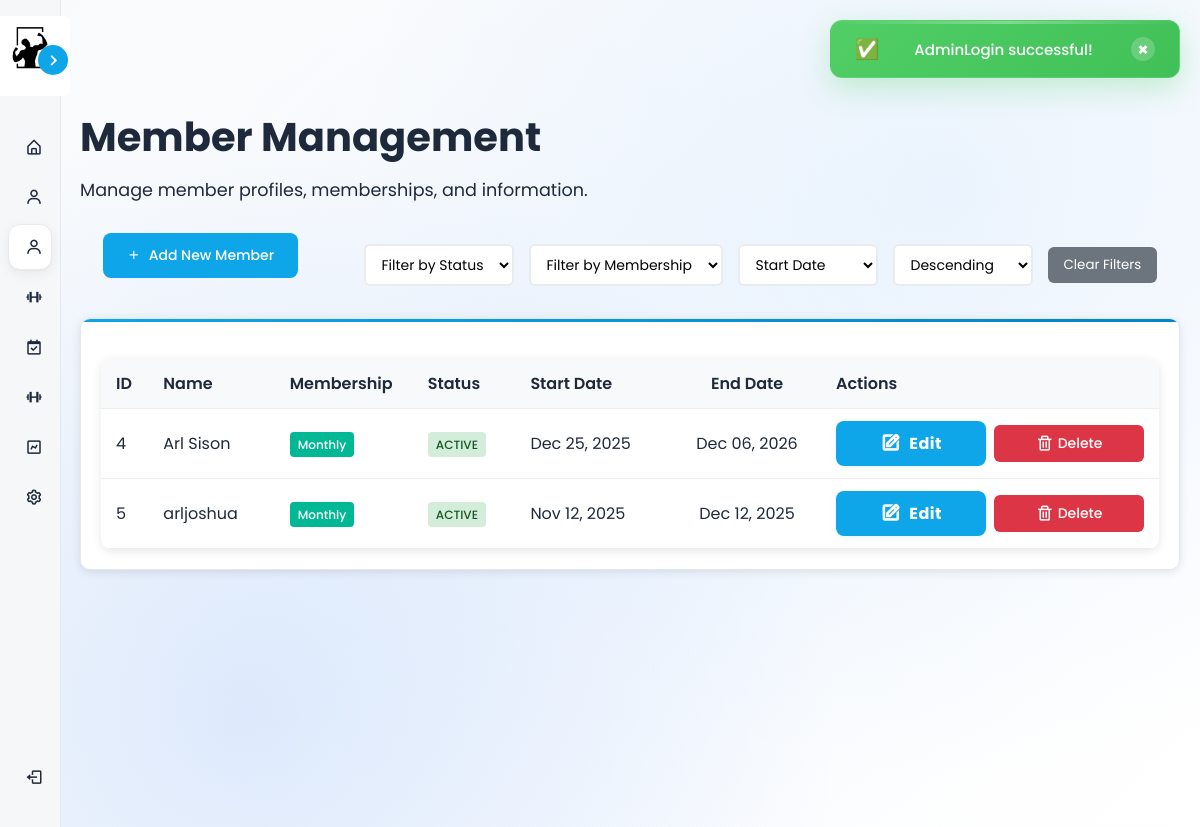
The page /views/admin/members.php (signed in) on the database as committed earlier.
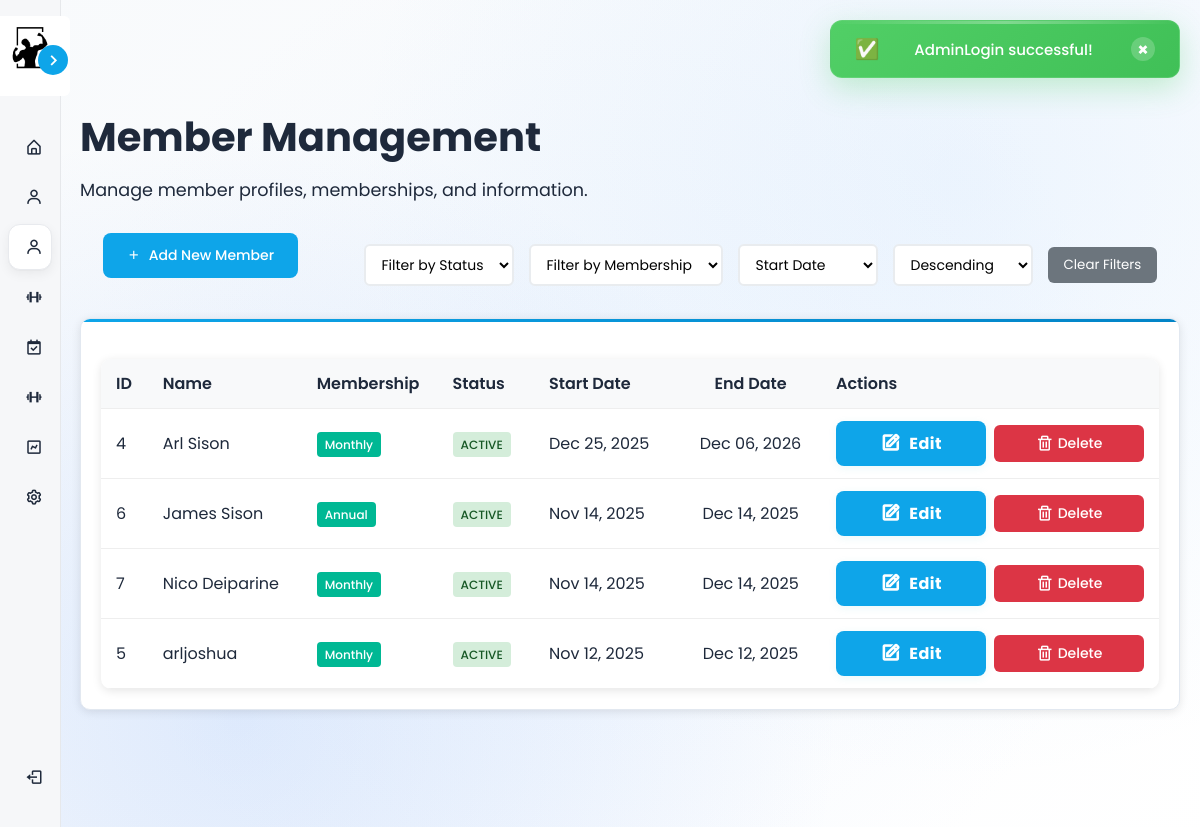
The same page on the database as committed later.
### tables this page shows
CREATE TABLE `members` (
  `member_id` int(11) NOT NULL,
  `user_id` int(11) NOT NULL,
  `full_name` varchar(100) NOT NULL,
  `email` varchar(100) NOT NULL,
  `phone` varchar(20) DEFAULT NULL,
  `address` text DEFAULT NULL,
  `membership_type` enum('monthly','annual') DEFAULT 'monthly',
  `start_date` date DEFAULT NULL,
  `end_date` date DEFAULT NULL,
  `status` enum('active','inactive') DEFAULT 'active'
);

### controllers/AdminController.php (called while the page is built, shortened)
<?php
require_once __DIR__ . '/../config/database.php';
require_once __DIR__ . '/../models/Member.php';
require_once __DIR__ . '/../models/Trainer.php';
class AdminController {
    private $memberModel;
    public function __construct() {
        $database = new Database();
        $this->db = $database->getConnection();
        $this->memberModel = new Member();
    }
    public function getAllMembers($filter_status = null, $filter_membership = null, $sort_by = 'start_date', $sort_order = 'DESC') {
        return $this->memberModel->getAllMembers($filter_status, $filter_membership, $sort_by, $sort_order);
    }
}
?>

### config/database.php (called while the page is built, shortened)
<?php
class Database {
    private $host = "localhost";
    private $db_name = "gymmanagement";
    private $username = "root";
    private $password = "";
    public function getConnection() {
        $this->conn = null;
        try {
            $this->conn = new PDO("mysql:host=" . $this->host . ";dbname=" . $this->db_name,
                                   $this->username, $this->password);
            $this->conn->exec("set names utf8");
        } catch(PDOException $exception) {
            echo "Connection error: " . $exception->getMessage();
        }
        return $this->conn;
    }
}
?>

### models/Member.php (called while the page is built, shortened)
<?php
require_once __DIR__ . '/../config/database.php';
class Member {
    private $conn;
    public function __construct() {
        $database = new Database();
        $this->conn = $database->getConnection();
    }
    public function getAllMembers($filter_status = null, $filter_membership = null, $sort_by = 'start_date', $sort_order = 'DESC') {
        try {
            $where_clauses = [];
            $params = [];
            $where_sql = !empty($where_clauses) ? "WHERE " . implode(" AND ", $where_clauses) : "";
            $valid_sort_columns = ['member_id', 'full_name', 'email', 'membership_type', 'status', 'start_date', 'end_date'];
            $sort_order = strtoupper($sort_order) === 'ASC' ? 'ASC' : 'DESC';
            $sql = "SELECT m.*, u.username FROM members m JOIN users u ON m.user_id = u.user_id $where_sql ORDER BY m.$sort_by $sort_order";
            $stmt = $this->conn->prepare($sql);
            $stmt->execute();
            return $stmt->fetchAll(PDO::FETCH_ASSOC);
        } catch (PDOException $e) {
            error_log("Get all members error: " . $e->getMessage());
            return [];
        }
    }
}

### models/Trainer.php (called while the page is built, shortened)
<?php
require_once __DIR__ . '/../config/database.php';
class Trainer {
    public function __construct() {
        $database = new Database();
    }
}
?>

### views/admin/members.php (the view, shortened to what the changed rows need)
<?php
require_once '../../controllers/AdminController.php';
$adminController = new AdminController();
$filter_status = $_GET['filter_status'] ?? null;
$filter_membership = $_GET['filter_membership'] ?? null;
$sort_by = $_GET['sort_by'] ?? 'start_date';
$sort_order = $_GET['sort_order'] ?? 'DESC';
$members = $adminController->getAllMembers($filter_status, $filter_membership, $sort_by, $sort_order);
?>
<!DOCTYPE html>
<html lang="en">
<head>
    <link rel="stylesheet" href="../../assets/css/member_styles.css">
    <link rel="stylesheet" href="../../assets/css/modal_styles.css">
    <link rel="stylesheet" href="../../assets/css/admin_users_styles.css">
    <link href='https://unpkg.com/boxicons@2.1.4/css/boxicons.min.css' rel='stylesheet'>
</head>
<body>
    <?php include '../components/dynamic_sidebar.php'; ?>
    <div class="main-content">
        <div class="content-wrapper">
            <div class="dashboard-header">
                <h1>Member Management</h1>
            </div>
            <div class="card">
                <table class="users-table">
                    <thead>
                        <tr>
                            <th>ID</th>
                            <th>Name</th>
                            <th>Membership</th>
                            <th>Status</th>
                            <th>Start Date</th>
                            <th>End Date</th>
                            <th>Actions</th>
                        </tr>
                    </thead>
                    <tbody>
                        <?php foreach ($members as $member): ?>
                        <tr>
                            <td><?php echo htmlspecialchars($member['member_id']); ?></td>
                            <td><?php echo htmlspecialchars($member['full_name']); ?></td>
                            <td>
                                <span class="role-badge role-member">
                                    <?php echo htmlspecialchars($member['membership_type']); ?>
                                </span>
                            </td>
                            <td>
                                <span class="status-badge status-<?php echo htmlspecialchars($member['status']); ?>">
                                    <?php echo htmlspecialchars($member['status']); ?>
                                </span>
                            </td>
                            <td><?php echo htmlspecialchars($member['start_date'] ? date('M d, Y', strtotime($member['start_date'])) : 'N/A'); ?></td>
                            <td><?php echo htmlspecialchars($member['end_date'] ? date('M d, Y', strtotime($member['end_date'])) : 'N/A'); ?></td>
                            <td>
                                <div class="action-buttons">
                                    <button class="action-btn btn-edit" onclick="openEditMemberModal(<?php echo $member['member_id']; ?>, '<?php echo htmlspecialchars($member['full_name']); ?>', '<?php echo htmlspecialchars($member['email']); ?>', '<?php echo htmlspecialchars($member['phone'] ?? ''); ?>', '<?php echo htmlspecialchars($member['address'] ?? ''); ?>', '<?php echo htmlspecialchars($member['membership_type']); ?>', '<?php echo htmlspecialchars($member['start_date'] ?? ''); ?>', '<?php echo htmlspecialchars($member['end_date'] ?? ''); ?>', '<?php echo htmlspecialchars($member['status']); ?>')" title="Edit Member">
                                        <i class='bx bx-edit'></i> Edit
                                    </button>
                                    <button class="action-btn btn-delete" onclick="openDeleteMemberModal(<?php echo $member['member_id']; ?>, '<?php echo htmlspecialchars($member['full_name']); ?>')" title="Delete Member">
                                        <i class='bx bx-trash'></i> Delete
                                    </button>
                                </div>
                            </td>
                        </tr>
                        <?php endforeach; ?>
                    </tbody>
                </table>
            </div>
        </div>
    </div>
</body>
</html>

### views/components/dynamic_sidebar.php (shortened to what the changed rows need)
<?php
$user_role = $_SESSION['role'] ?? 'guest';
$config_path = __DIR__ . '/../../config/sidebar_config.php';
if (file_exists($config_path)) {
    $menu_configs = include $config_path;
}
$current_config = $menu_configs[$user_role] ?? $menu_configs['guest'];
$current_page = basename($_SERVER['PHP_SELF']);
?>
<nav class="sidebar close" id="dynamicSidebar">
    <div class="menu-bar">
        <div class="menu">
            <ul class="menu-links">
                <?php
                $current_section = null;
                $section_count = 0;
                foreach ($current_config['items'] as $idx => $item) {
                    if (isset($item['type']) && $item['type'] === 'section') {
                        if ($current_section !== null) {
                            echo "</ul>\n";
                        }
                        $current_section = $item['label'];
                        $section_id = "collapsible-section-$section_count";
                        echo "<ul class='menu-collapsible' id='$section_id'>\n";
                        $section_count++;
                        continue;
                    }
                    $is_active = isset($item['active']) && $item['active'];
                    if (isset($item['url']) && basename($item['url']) === $current_page) $is_active = true;
                    if (isset($item['type']) && $item['type'] === 'dropdown') {
                        $expanded = $is_active ? ' expanded' : '';
                        echo "<li class=\"nav-link has-dropdown$expanded " . ($is_active ? 'active' : '') . "\">";
                        echo "<button class='dropdown-btn'><i class='bx " . htmlspecialchars($item['icon']) . " icon'></i><span class='text nav-text'>" . htmlspecialchars($item['text']) . "</span><i class='bx bx-chevron-down dropdown-arrow'></i></button>";
                        echo "<ul class='dropdown-container'" . ($is_active ? " style='display:block; opacity:1; transform:none;'" : "") . ">";
                        foreach ($item['submenu'] as $subitem) {
                            echo "<li><a href='" . htmlspecialchars($subitem['url']) . "'><span class='text nav-text'>" . htmlspecialchars($subitem['text']) . "</span></a></li>\n";
                        }
                        echo "</ul>";
                        echo "</li>\n";
                    } else {
                        echo "<li class=\"nav-link " . ($is_active ? 'active' : '') . "\"><a href=\"" . htmlspecialchars($item['url']) . "\" data-tooltip=\"" . htmlspecialchars($item['text']) . "\"><i class='bx " . htmlspecialchars($item['icon']) . " icon'></i><span class='text nav-text'>" . htmlspecialchars($item['text']) . "</span></a></li>\n";
                    }
                }
                if ($current_section !== null) {
                    echo "</ul>\n";
                }
                ?>
            </ul>
        </div>
    </div>
</nav>
<link rel="stylesheet" href="../../assets/css/modal_styles.css">

Rows that differ between the two databases and show on the page:
added members: member_id "6", full_name "James Sison", membership_type "Annual", status "ACTIVE", start_date "Nov 14, 2025", end_date "Dec 14, 2025"
added members: member_id "7", full_name "Nico Deiparine", membership_type "Monthly", status "ACTIVE", start_date "Nov 14, 2025", end_date "Dec 14, 2025"
